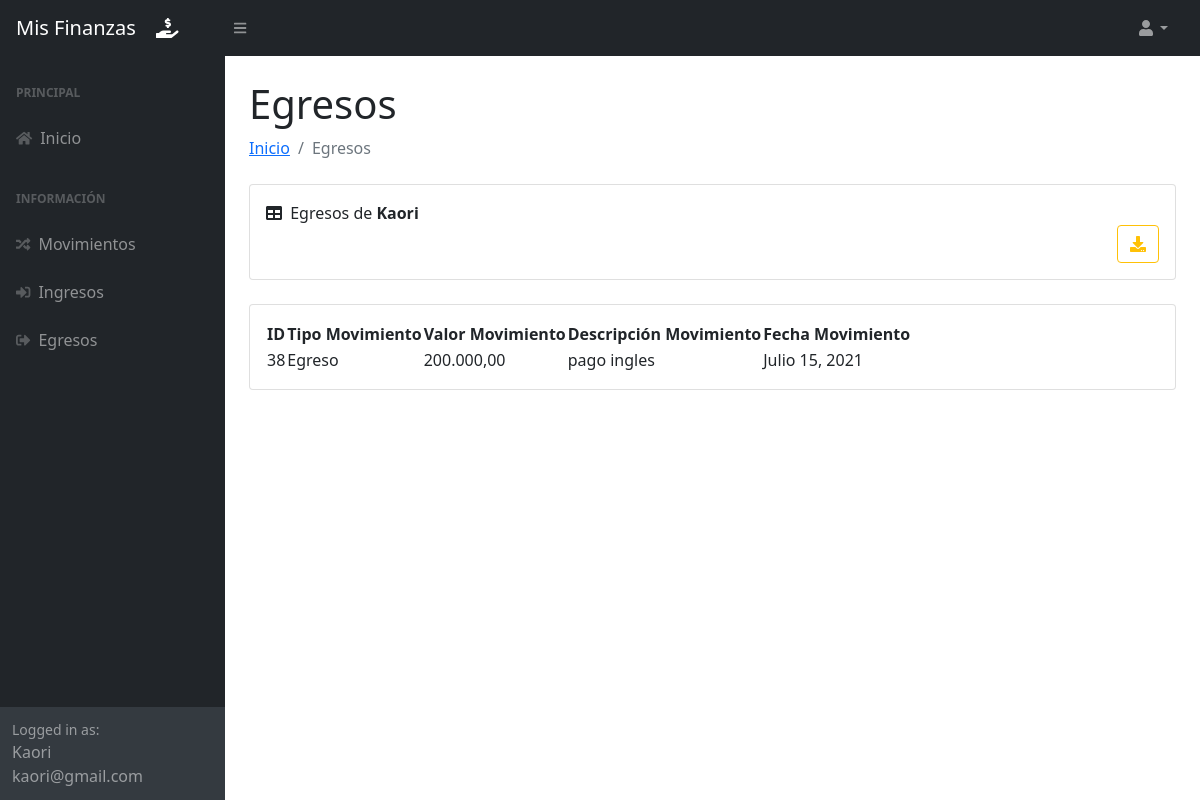
The page /egresos/ (signed in) on the database as committed earlier.
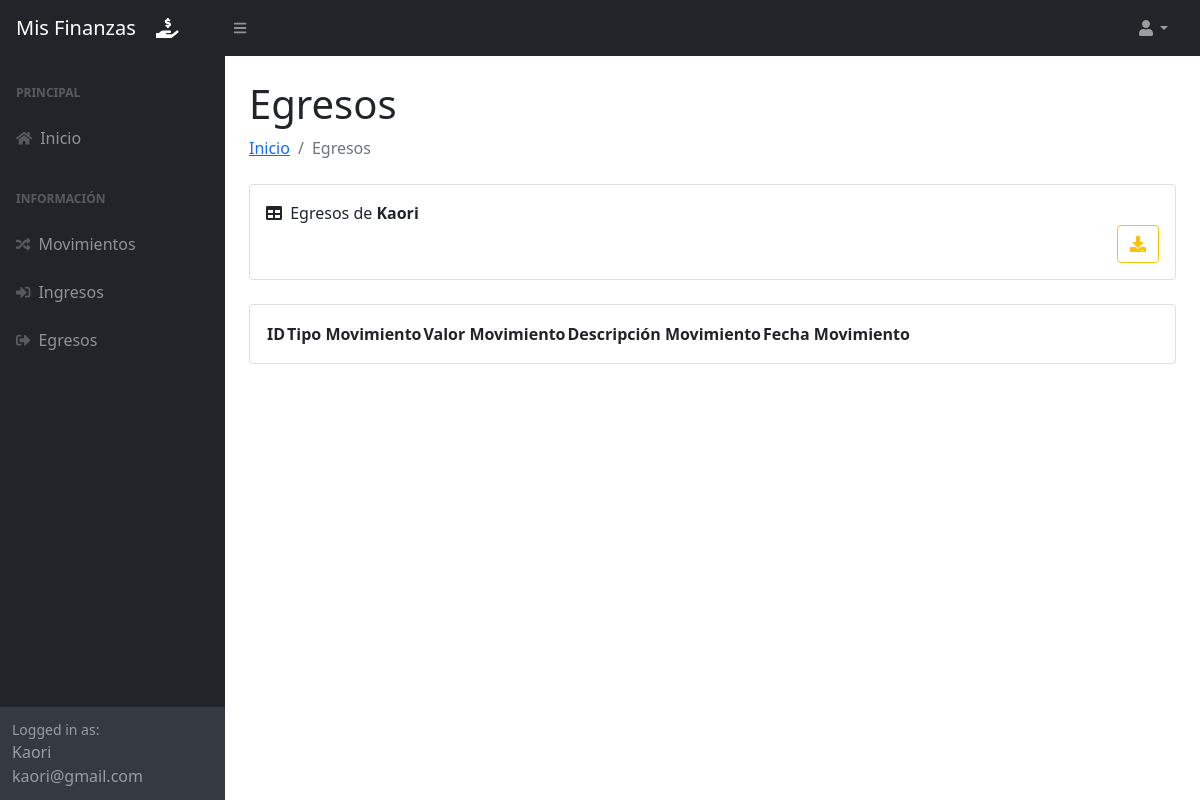
The same page on the database as committed later.
### sistema_control/models.py (models this page shows, shortened)
class Movimiento(models.Model):
    id = models.AutoField(primary_key=True)
    usuario = models.ForeignKey(User, null=False, blank=False, on_delete=models.CASCADE)
    tipoMovimiento = models.ForeignKey(TipoMovimiento, null=False, blank=False, on_delete=models.CASCADE)
    descripcionMovimiento = models.TextField()
    valorMovimiento = models.DecimalField(max_digits=20, decimal_places=2)
    fechaMovimiento = models.DateField()

class TipoMovimiento(models.Model):
    id = models.AutoField(primary_key=True)
    nombreTipoMovimiento = models.CharField(max_length=7)
    def __str__(self):
        return self.nombreTipoMovimiento

### sistema_control/views.py (the view)
# urls.py: path('egresos/', views.egresos_usuario, name='egresos'),
@login_required
def egresos_usuario(request):
    movimientos = Movimiento.objects.all().filter(usuario = request.user, tipoMovimiento=2)
    context = {'movimientos':movimientos}
    return render(request, 'egresos.html', context)

### sistema_control/templates/egresos.html (shortened to what the changed rows need)
{% extends 'layout.html' %}
{% block cuerpo %}
<body class="sb-nav-fixed">
    <div id="layoutSidenav">
        <div id="layoutSidenav_content">
            <main>
                <div class="container-fluid px-4">
                    <h1 class="mt-4">Egresos</h1>
                    <div class="card mb-4">
                        <div class="card-body">
                            <table id="datatablesSimple">
                                <thead>
                                    <tr>
                                        <th>ID</th>
                                        <th>Tipo Movimiento</th>
                                        <th>Valor Movimiento</th>
                                        <th>Descripción Movimiento</th>
                                        <th>Fecha Movimiento</th>
                                    </tr>
                                </thead>
                                <tbody>
                                    {% load humanize %}
                                    {% for movimiento in movimientos %}
                                    <tr>
                                        <td>{{ movimiento.id }}</td>
                                        <td>{{ movimiento.tipoMovimiento }}</td>
                                        <td>{{ movimiento.valorMovimiento|intcomma }}</td>
                                        <td>{{ movimiento.descripcionMovimiento }}</td>
                                        <td>{{ movimiento.fechaMovimiento }}</td>
                                    </tr>
                                    {% endfor %}
                                </tbody>
                            </table>
                        </div>
                    </div>
                </div>
            </main>
        </div>
    </div>
</body>
{% endblock %}

Rows that differ between the two databases and show on the page:
removed Movimiento: id "38", tipoMovimiento "Egreso", valorMovimiento "200.000,00", descripcionMovimiento "pago ingles", fechaMovimiento "Julio 15, 2021"
